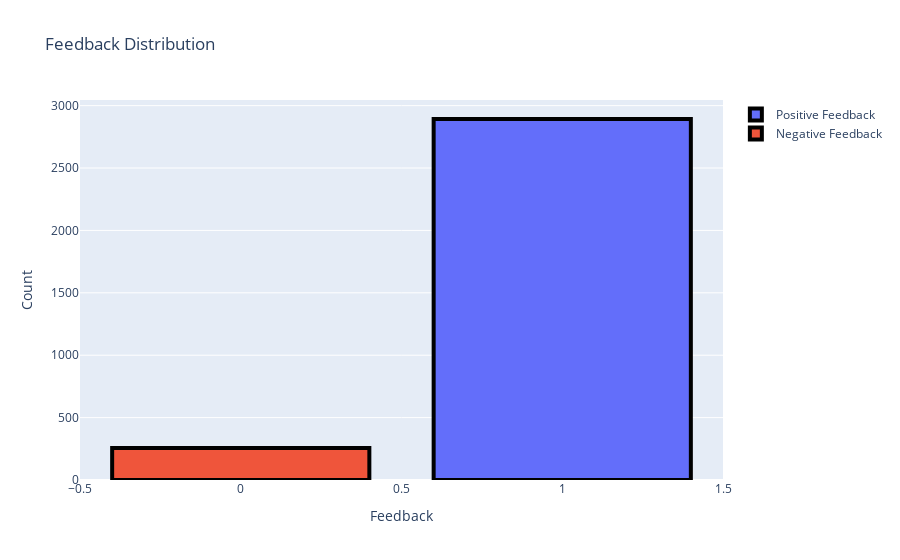

Write notebook code for a chart like this one.
### Code cell
trace0 = go.Bar(
            x = df[df["feedback"]== 1]["feedback"].value_counts().index.values,
            y = df[df["feedback"]== 1]["feedback"].value_counts().values,
            name='Positive Feedback')

trace1 = go.Bar(
            x = df[df["feedback"]== 0]["feedback"].value_counts().index.values,
            y = df[df["feedback"]== 0]["feedback"].value_counts().values,
            name='Negative Feedback')


data = [trace0, trace1]
layout = go.Layout(yaxis=dict(title='Count'),
                   xaxis=dict(title='Feedback'),title='Feedback Distribution')

fig = go.Figure(data=data, layout=layout)
fig.data[0].marker.line.width = 4
fig.data[0].marker.line.color = "black"
fig.data[1].marker.line.width = 4
fig.data[1].marker.line.color = "black"
py.iplot(fig)

### Figure 1 — Plotly figure (JSON) as saved in the notebook; plotly's stock layout.template omitted (floating-point values rounded to 4 significant figures)
{"data": [{"marker": {"line": {"color": "black", "width": 4}}, "name": "Positive Feedback", "type": "bar", "x": [1], "y": [2893]}, {"marker": {"line": {"color": "black", "width": 4}}, "name": "Negative Feedback", "type": "bar", "x": [0], "y": [257]}], "layout": {"title": {"text": "Feedback Distribution"}, "xaxis": {"title": {"text": "Feedback"}}, "yaxis": {"title": {"text": "Count"}}}}
